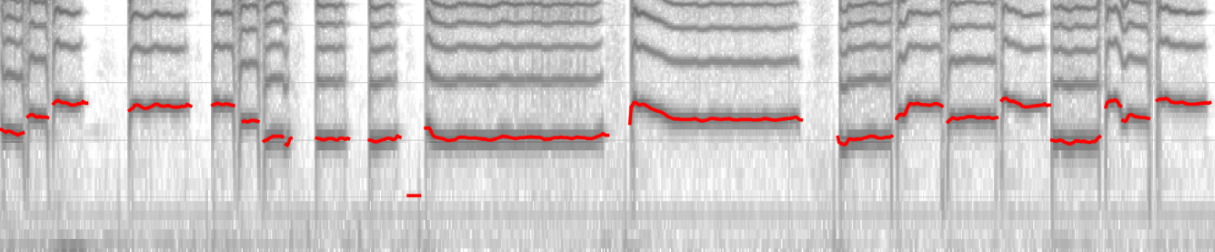
#> input picture comparacion_imagenes/Pitch_estimado.PNG, 1215 x 252 px
$ python comparativa.py
#> lines starting #> are read from the running program, lines starting #| are printed output that depends on the picture
import matplotlib.pyplot as plt
import numpy as np
from PIL import Image
import os

# --- Configuración ---
# Obtenemos la ruta del directorio donde se encuentra ESTE script.
# Esto asegura que encuentre las imágenes si están en la misma carpeta.
BASE_DIR = os.path.dirname(os.path.abspath(__file__))

# Definimos el orden exacto de las imágenes usando los NOMBRES REALES
# que aparecen en tu explorador de archivos.
DATA_CONFIG = [
    # (Nombre del archivo real, Etiqueta profesional para el paper)
    ('Pitch_estimado.PNG', r'$\bf{a)}$ Pitch'),
    ('Midi_Original.PNG', r'$\bf{b)}$ MIDI Original'),
    ('Midi_crnn.PNG', r'$\bf{c)}$ CRNN'),
    # Nota: He mantenido el nombre tal cual aparece en tu captura ("Transforemer")
    ('Midi_Transforemer.PNG', r'$\bf{d)}$ Transformer'),
    ('Midi_Transformer_Overfitting.PNG', r'$\bf{e)}$ Transformer'),
    ('Midi_Unet.PNG', r'$\bf{f)}$ Model: U-Net'),
]

# Dimensiones objetivo para estandarizar todas las imágenes (extender y aplanar).
TARGET_WIDTH = 1600
TARGET_HEIGHT = 250
DPI = 300  # Alta resolución para publicación

def load_and_process_image(path, target_w, target_h):
    """
    Carga una imagen desde una ruta absoluta, la convierte a RGB y
    la redimensiona a las dimensiones objetivo.
    """
#> called with path = 'comparacion_imagenes/Pitch_estimado.PNG', target_w = 1600, target_h = 250
    if not os.path.exists(path):
        print(f"Error: Archivo no encontrado en la ruta: {path}")
        # Devuelve una imagen negra con un mensaje si falta el archivo
        placeholder = np.zeros((target_h, target_w, 3), dtype=np.uint8)
        return placeholder

    try:
        img = Image.open(path).convert('RGB')
        # Redimensionado de alta calidad (LANCZOS) para ajustar al tamaño objetivo
        img_resized = img.resize((target_w, target_h), Image.Resampling.LANCZOS)
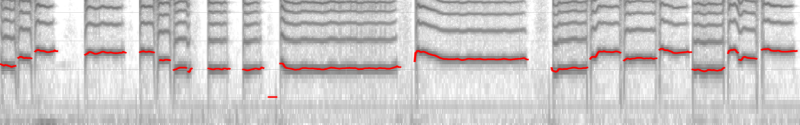
#> img_resized: PIL image 1600x250 RGB (shown at 1/2 size); mean R, G, B 202.7, 199.6, 199.6
        return np.array(img_resized)
    except Exception as e:
        print(f"Error procesando {path}: {e}")
        return np.zeros((target_h, target_w, 3), dtype=np.uint8)

def generate_comparison_plot():
    num_plots = len(DATA_CONFIG)

    # Configuración de la figura para estilo "Research Paper"
    fig, axes = plt.subplots(nrows=num_plots, ncols=1,
                             figsize=(12, 2.5 * num_plots),
                             sharex=True, sharey=False,
                             gridspec_kw={'hspace': 0.05}) # Poco espacio entre plots

    print("--- Iniciando proceso de imágenes ---")
    print(f"Directorio base del script: {BASE_DIR}")

    # Iterar sobre las configuraciones y los ejes
    for i, (ax, (img_filename, label)) in enumerate(zip(axes, DATA_CONFIG)):

        # Construimos la ruta COMPLETA a la imagen
        full_img_path = os.path.join(BASE_DIR, img_filename)
        print(f"Procesando: {img_filename}...")

        # 1. Cargar y procesar
        img_data = load_and_process_image(full_img_path, TARGET_WIDTH, TARGET_HEIGHT)

        # 2. Visualizar
        # 'aspect="auto"' estira la imagen para llenar el recuadro
        ax.imshow(img_data, aspect='auto', interpolation='nearest')

        # 3. Estilizado Profesional
        # Etiqueta en el lado izquierdo rotada
        ax.set_ylabel(label, rotation=0, ha='right', va='center', fontsize=11, labelpad=20)

        # Eliminar ticks y etiquetas del eje Y
        ax.set_yticks([])

        # Bordes finos y oscuros
        for spine in ax.spines.values():
            spine.set_linewidth(0.5)
            spine.set_color('#333333')

        # Configuración para el eje X solo en el último plot
        if i == num_plots - 1:
            ax.set_xlabel('Time Frames', fontsize=12, fontweight='bold', labelpad=10)
            ax.tick_params(axis='x', labelsize=10)
        else:
            # Ocultar eje X en los intermedios
            plt.setp(ax.get_xticklabels(), visible=False)
            ax.tick_params(axis='x', length=0)
#> pass 2 of the loop in generate_comparison_plot, `for i, (ax, (img_filename, label)) in enumerate(zip(axes, DATA_CONFIG)):`:
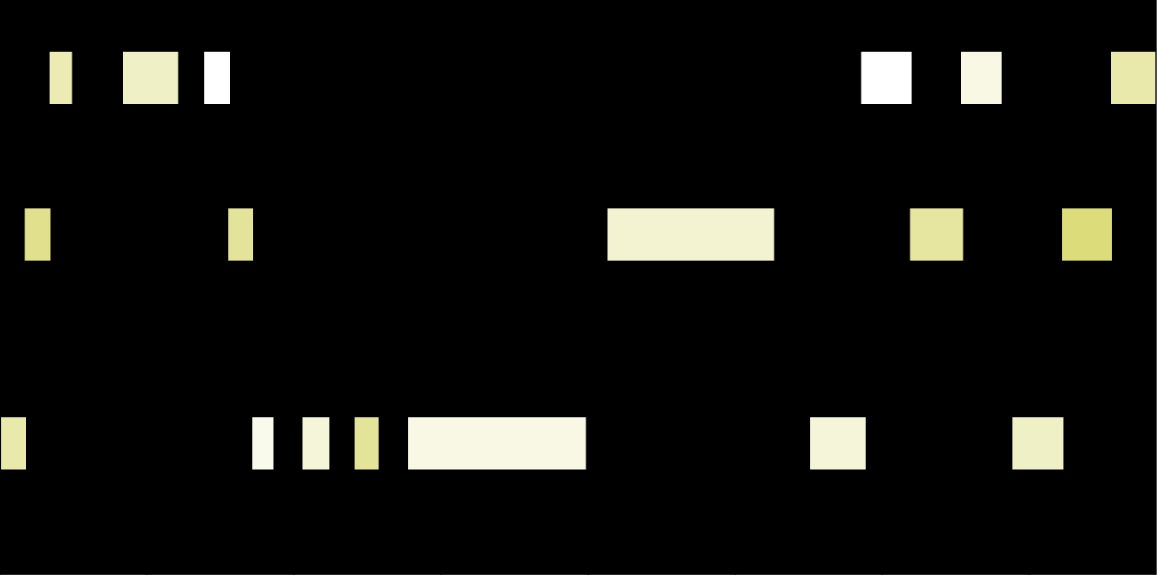
#> input picture comparacion_imagenes/Midi_Original.PNG, 1157 x 575 px
#> img: PIL image 1157x575 RGB
#> in load_and_process_image (call 2), `img_resized = img.resize((target_w, target_h), Image.Resampling.LANCZOS)`:
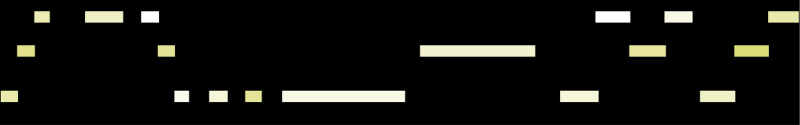
#> img_resized: PIL image 1600x250 RGB (shown at 1/2 size); mean R, G, B 18, 18, 15.1
#> pass 3 of the loop in generate_comparison_plot, `for i, (ax, (img_filename, label)) in enumerate(zip(axes, DATA_CONFIG)):`:
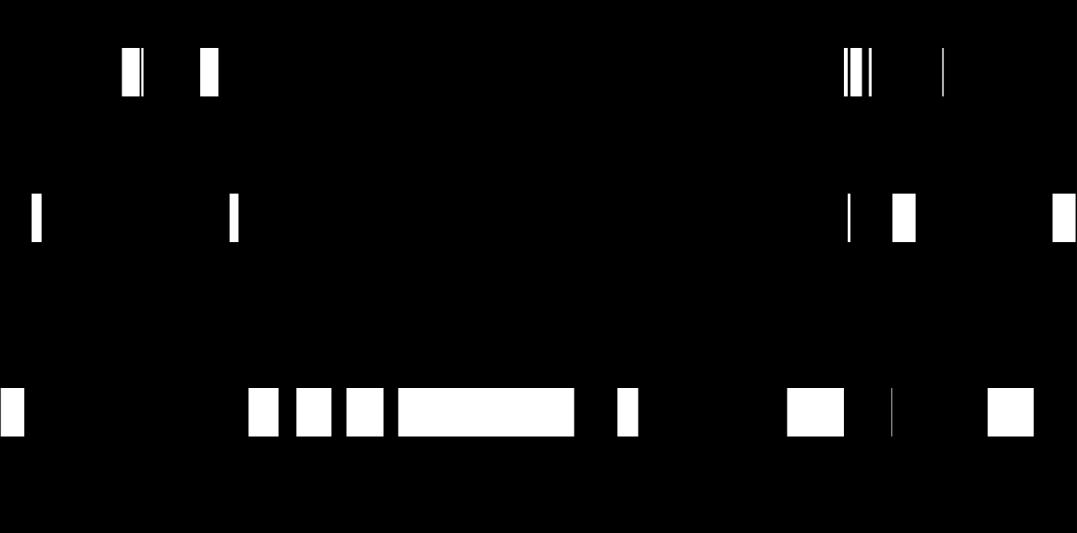
#> input picture comparacion_imagenes/Midi_crnn.PNG, 1077 x 533 px
#> img: PIL image 1077x533 RGB
#> in load_and_process_image (call 3), `img_resized = img.resize((target_w, target_h), Image.Resampling.LANCZOS)`:
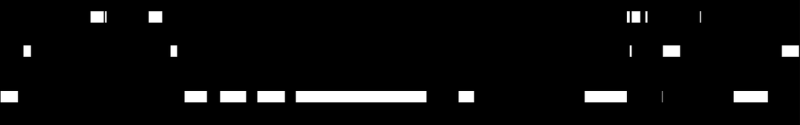
#> img_resized: PIL image 1600x250 RGB (shown at 1/2 size); min 0, max 255, mean 11.9
#> the loop made 6 passes; the first 3 are shown

    # Título general
    fig.suptitle('Comparative Analysis: Pitch Estimation vs. Deep Learning Models',
                 fontsize=16, y=0.995, fontweight='bold')

    # Guardar en alta resolución en la MISMA carpeta que el script
    output_path = os.path.join(BASE_DIR, 'figure_model_comparison_fixed.png')
    plt.savefig(output_path, dpi=DPI, bbox_inches='tight')
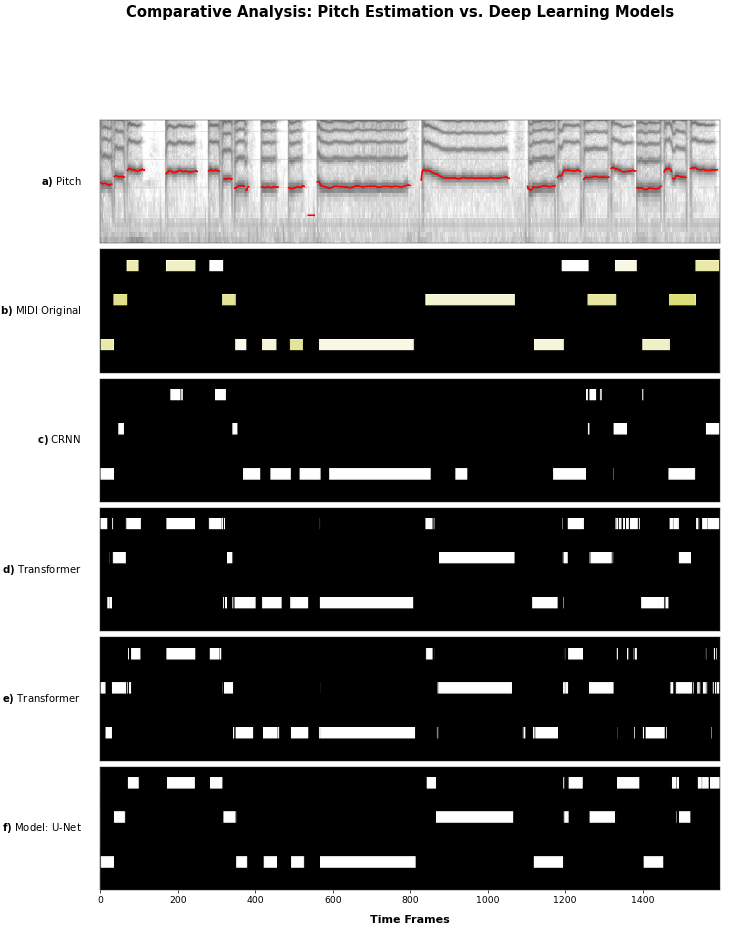
#> figure drawn by matplotlib, 6 panels
    print(f"\n¡Éxito! Gráfica generada en: {output_path}")

    plt.show()

if __name__ == '__main__':
    # Solo necesitas ejecutar este script. Él se encargará de buscar
    # las imágenes en su misma carpeta.
    generate_comparison_plot()
